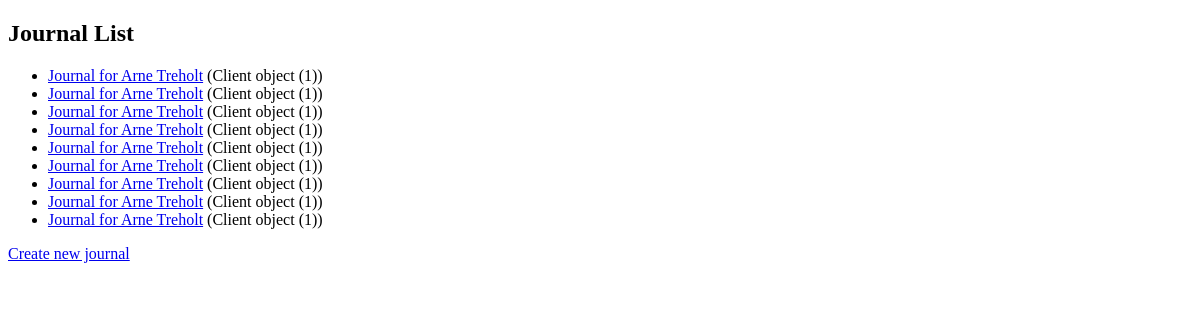
The app's page /journals/ (signed in), older data.
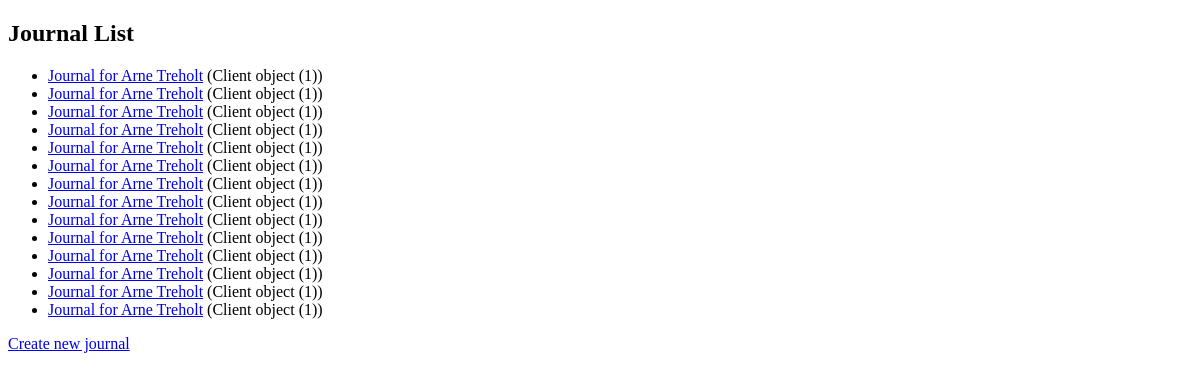
The same page, newer data.
### journals/models.py (models this page shows)
class Journal(models.Model):
    title = models.CharField(max_length=200)
    client = models.ForeignKey(Client, on_delete=models.CASCADE)
    content = models.TextField()
    created_at = models.DateTimeField(auto_now_add=True)
    updated_at = models.DateTimeField(auto_now=True)

class Client(models.Model):
    name = models.CharField(max_length=100)
    email = models.EmailField()
    psychologist = models.ForeignKey(User, on_delete=models.CASCADE)

### journals/views.py (the view)
# urls.py: path('', views.journal_list, name='journal_list'),
@login_required
def journal_list(request):
    journals = Journal.objects.all()
    return render(request, 'journals/journal_list.html', {'journals': journals})

### journals/templates/journals/journal_list.html (shortened to what this page needs)
{% load static %}
<!DOCTYPE html>
<html>
<head>
</head>
<body>
    <h2>Journal List</h2>
    <ul>
        {% for journal in journals %}
            <li><a href="{% url 'journal_detail' journal.pk %}">{{ journal.title }}</a> ({{ journal.client }})</li>
        {% endfor %}
    </ul>
    <a href="{% url 'journal_create' %}">Create new journal</a>
</body>
</html>

Row changes from the older to the newer data that the page shows:
added Journal: title "Journal for Arne Treholt", client "Client object (1)"
added Journal: title "Journal for Arne Treholt", client "Client object (1)"
added Journal: title "Journal for Arne Treholt", client "Client object (1)"
added Journal: title "Journal for Arne Treholt", client "Client object (1)"
added Journal: title "Journal for Arne Treholt", client "Client object (1)"
